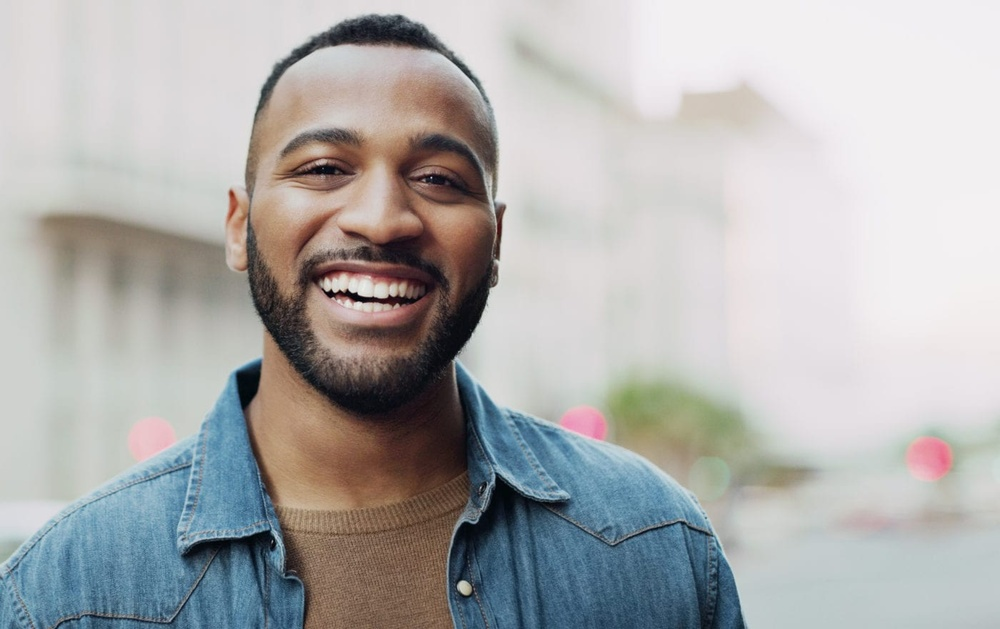
#> input picture ComputerVision/4-edgeDetection/image.jpg, 1000 x 629 px, shrunk from 1400 x 880 before the run
$ jupyter execute main.ipynb   (older library calls are emulated)
#> lines starting #> are read from the running program, lines starting #| are printed output that depends on the picture; after the words box and inside, x2 and y2 are one past the last pixel; in counts of white or black regions, pixels touching at a corner belong together
# Sesi 4 - Edge Detection
-> cari area dengan perubahan intensitas cahaya yang signifikan

Ada 3 cara untuk melakukan:
- Laplacian
- Sobel X & Y
- Canny

[cell 1]
import cv2
import numpy as np
import matplotlib.pyplot as plt

[cell 2]
img = cv2.imread('image.jpg')
#> img is the input picture: shape (629, 1000, 3); mean B, G, R 174.3, 174.9, 175.3
rgb_img = cv2.cvtColor(img, cv2.COLOR_BGR2RGB)
plt.imshow(rgb_img, "gray")
plt.show()

[cell 3]
grayscale = cv2.cvtColor(img, cv2.COLOR_BGR2GRAY)
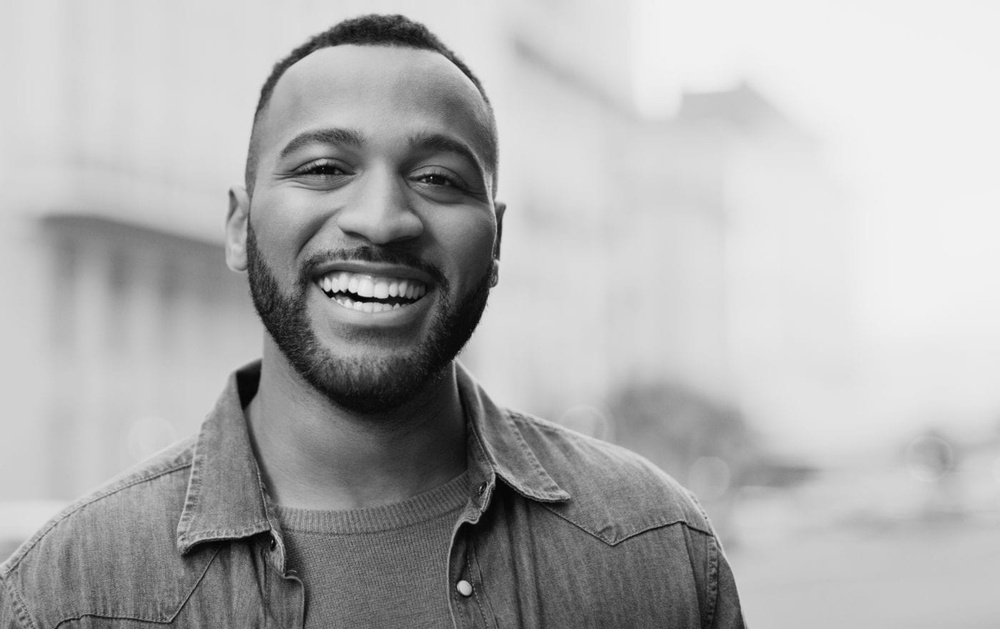
#> grayscale: shape (629, 1000); min 1, max 243, mean 175
# untuk image detection pake ini, karena yang diliat cuma intensity

Laplacian -> akan cek ke segala arah

Kernel (3x3):\
0  1  0\
1 -4  1\
0  1  0

[cell 4]
laplacian_img = cv2.Laplacian(grayscale, cv2.CV_64F)
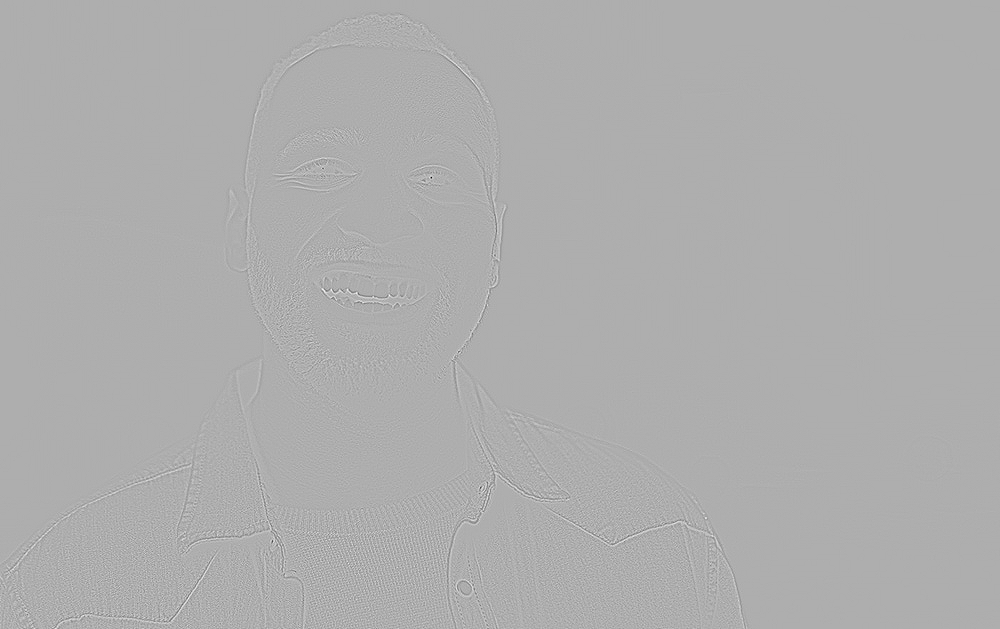
#> laplacian_img: shape (629, 1000) float64; min -458, max 213, mean 0; drawn with min black and max white
# 64F: 64 bit floating point, bisa ngesimpen semua penjumlahan positif negatif
#      kalo cuma 8 bit bakal jadi overflow dan negatifnya ngga kesimpen

plt.imshow(laplacian_img, "gray")
plt.show()

Sobel

- Sobel x (vertically)\
   1  0  1\
  -2  0  2\
   1  0  1
- Sobel y (horizontally)\
   1 -2  1\
   0  0  0\
   1  2  1

[cell 5]
sobel_x = cv2.Sobel(grayscale, cv2.CV_64F, 1, 0)
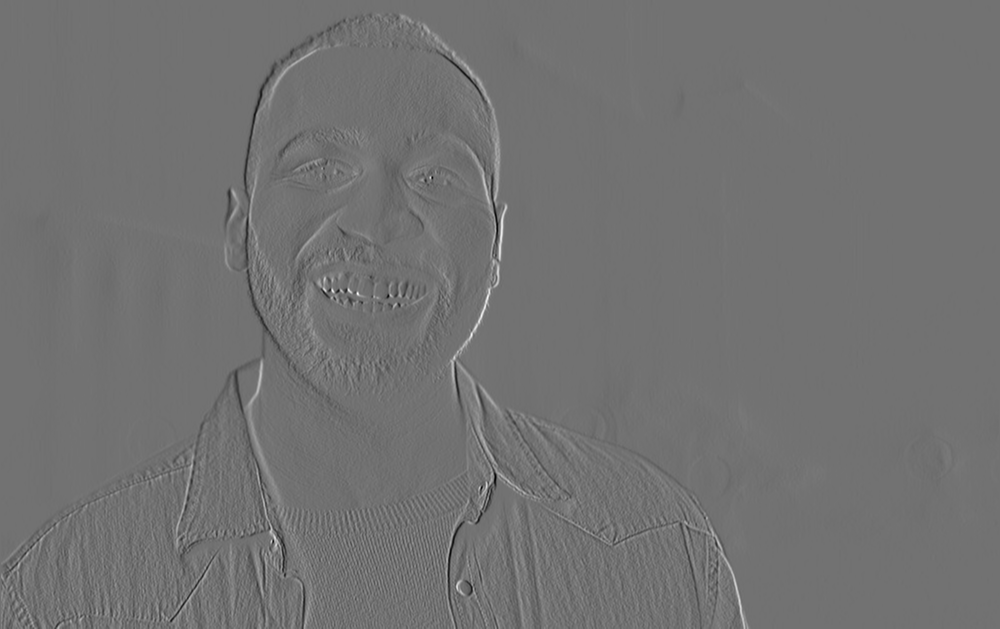
#> sobel_x: shape (629, 1000) float64; min -588, max 727, mean 0.2; drawn with min black and max white
sobel_y = cv2.Sobel(grayscale, cv2.CV_64F, 0, 1)
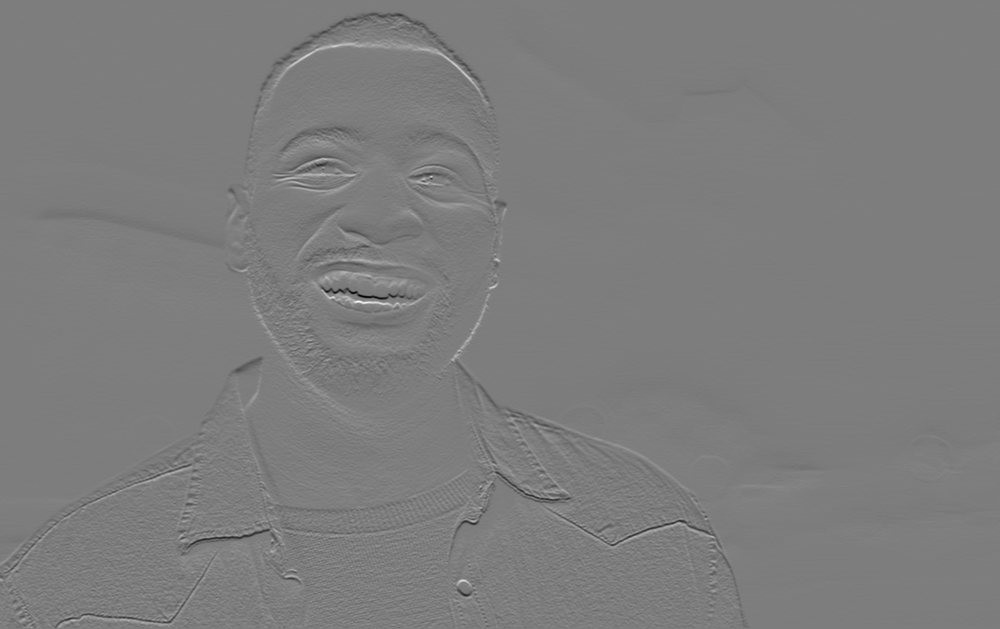
#> sobel_y: shape (629, 1000) float64; min -798, max 822, mean -1.4; drawn with min black and max white

# [4 lines of commented-out code are left out]

plt.figure(figsize=(10, 4))
plt.subplot(1, 2, 1)
plt.imshow(sobel_x, "gray")
plt.title("Sobel X")
plt.subplot(1, 2, 2)
plt.imshow(sobel_y, "gray")
plt.title("Sobel Y")

# Canny -> akan ada blurnya biar ngga nambah detection yang ngga mutu

[cell 6]
canny_img = cv2.Canny(grayscale, 100, 200)  # double threshold
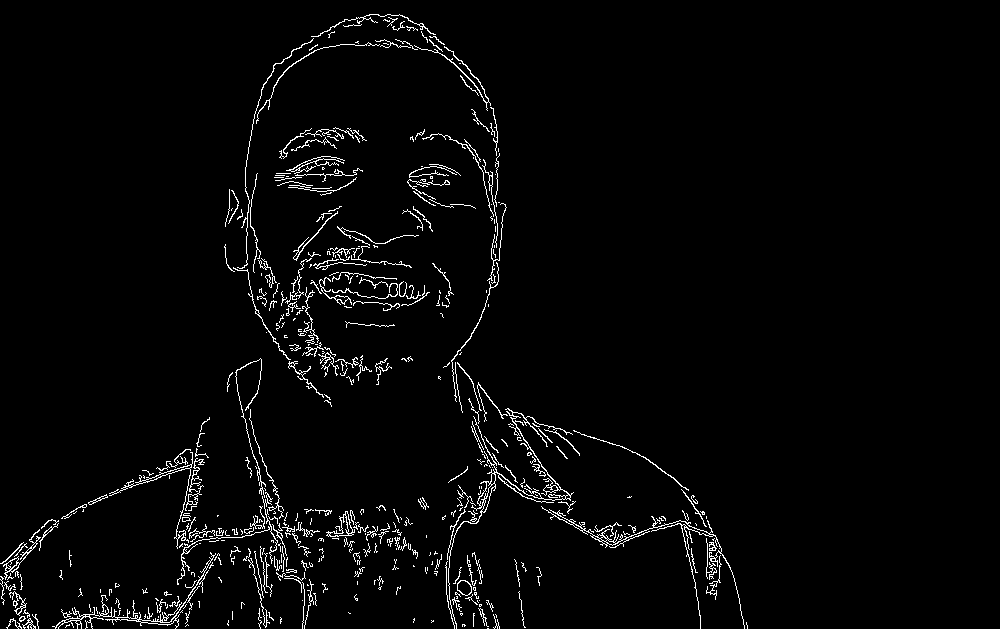
#> canny_img: shape (629, 1000); 2.7% white in thin lines or dots, all inside (x1, y1, x2, y2) = (0, 14, 748, 629)
# < 100 -> dibuang
# > 200 -> diambil
# 100-200 -> akan diambil jika terkoneksi dengan pixel yang diambil
plt.imshow(canny_img, 'gray')
plt.show()

[cell 7]
plt.figure(figsize=(10,4))
plt.subplot(2, 2, 1)
plt.imshow(np.absolute(laplacian_img), "gray")
plt.subplot(2, 2, 2)
plt.imshow(np.absolute(sobel_x), "gray")
plt.subplot(2, 2, 3)
plt.imshow(np.absolute(sobel_y), "gray")
plt.subplot(2, 2, 4)
plt.imshow(np.absolute(canny_img), "gray")
plt.show()
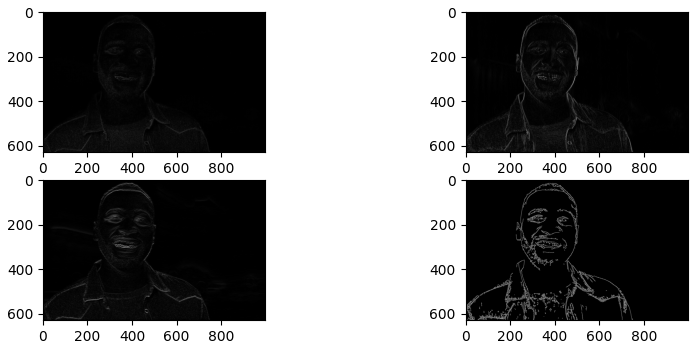
#> figure drawn by matplotlib, 4 panels

# np absolute biar hasilnya cuma b&w, ndak ada value nanggung
